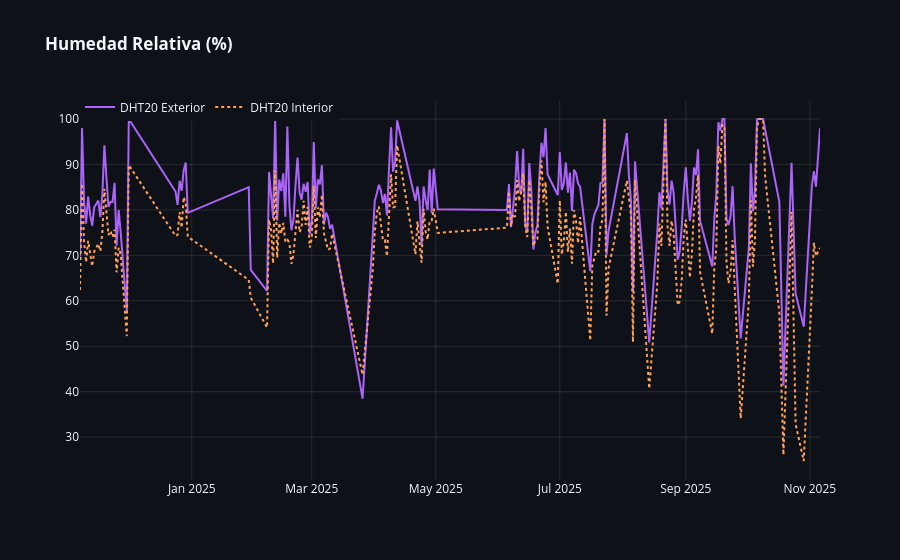

Notebook cell for this chart:
### Markdown cell above
## 5. Evolución Temporal: Humedad Relativa Diaria

### Code cell
query_ts_hum = """
SELECT 
    t.fecha,
    s.nombre_sensor,
    ROUND(AVG(f.valor_medido), 2) AS hum_promedio
FROM fact_mediciones_invernadero f
JOIN dim_sensor s ON f.id_sensor = s.id_sensor
JOIN dim_tiempo t ON f.id_tiempo = t.id_tiempo
WHERE s.variable_medida = 'Humedad Relativa'
GROUP BY t.fecha, s.nombre_sensor
ORDER BY t.fecha;
"""
df_ts_hum = pd.read_sql(query_ts_hum, conn)

fig = px.line(df_ts_hum, x='fecha', y='hum_promedio', color='nombre_sensor', line_dash='nombre_sensor',
              title="<b>Humedad Relativa (%)</b>",
              color_discrete_sequence=['#AB63FA', '#FFA15A'])
fig.update_layout(template="plotly_dark", plot_bgcolor='#0E1117', paper_bgcolor='#0E1117',
                  legend=dict(title=None, orientation="h", y=1.02, x=0))
fig.update_xaxes(showgrid=True, gridcolor='rgba(255,255,255,0.1)', title="")
fig.update_yaxes(showgrid=True, gridcolor='rgba(255,255,255,0.1)', title="")
fig.show()

### Figure 1 — Plotly figure (JSON) as saved in the notebook; plotly's stock layout.template omitted (floating-point values rounded to 4 significant figures; data arrays with more than 128 entries replaced by an {"elided": "..."} marker saying what was removed)
{"data": [{"hovertemplate": "nombre_sensor=DHT20 Exterior<br>fecha=%{x}<br>hum_promedio=%{y}<extra></extra>", "legendgroup": "DHT20 Exterior", "line": {"color": "#AB63FA", "dash": "solid"}, "marker": {"symbol": "circle"}, "mode": "lines", "name": "DHT20 Exterior", "orientation": "v", "showlegend": true, "type": "scatter", "x": {"elided": "191 str values"}, "xaxis": "x", "y": {"elided": "191 float values"}, "yaxis": "y"}, {"hovertemplate": "nombre_sensor=DHT20 Interior<br>fecha=%{x}<br>hum_promedio=%{y}<extra></extra>", "legendgroup": "DHT20 Interior", "line": {"color": "#FFA15A", "dash": "dot"}, "marker": {"symbol": "circle"}, "mode": "lines", "name": "DHT20 Interior", "orientation": "v", "showlegend": true, "type": "scatter", "x": {"elided": "191 str values"}, "xaxis": "x", "y": {"elided": "191 float values"}, "yaxis": "y"}], "layout": {"legend": {"orientation": "h", "title": {}, "tracegroupgap": 0, "x": 0, "y": 1.02}, "paper_bgcolor": "#0E1117", "plot_bgcolor": "#0E1117", "title": {"text": "<b>Humedad Relativa (%)</b>"}, "xaxis": {"anchor": "y", "domain": [0, 1], "gridcolor": "rgba(255,255,255,0.1)", "showgrid": true, "title": {"text": ""}}, "yaxis": {"anchor": "x", "domain": [0, 1], "gridcolor": "rgba(255,255,255,0.1)", "showgrid": true, "title": {"text": ""}}}}
